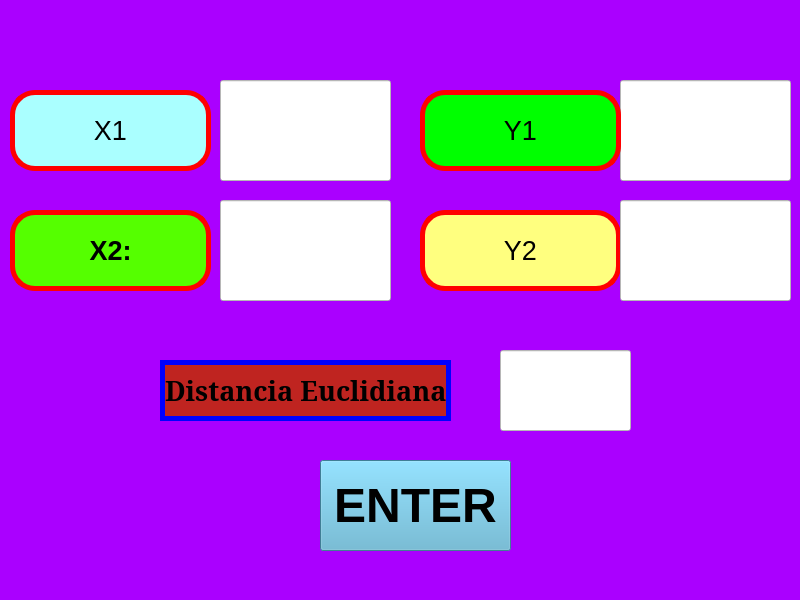
<?xml version="1.0" encoding="UTF-8"?>
<ui version="4.0">
 <class>MainWindow</class>
 <widget class="QMainWindow" name="MainWindow">
  <property name="geometry">
   <rect>
    <x>0</x>
    <y>0</y>
    <width>800</width>
    <height>600</height>
   </rect>
  </property>
  <property name="cursor">
   <cursorShape>CrossCursor</cursorShape>
  </property>
  <property name="windowTitle">
   <string>Manhattan</string>
  </property>
  <property name="windowIcon">
   <iconset>
    <normaloff>imagen/Imagenes/tumtum.jpeg</normaloff>imagen/Imagenes/tumtum.jpeg</iconset>
  </property>
  <property name="styleSheet">
   <string notr="true">background-color: rgb(170, 0, 255);


</string>
  </property>
  <widget class="QWidget" name="centralwidget">
   <widget class="QPushButton" name="btn_suma">
    <property name="geometry">
     <rect>
      <x>320</x>
      <y>460</y>
      <width>191</width>
      <height>91</height>
     </rect>
    </property>
    <property name="font">
     <font>
      <pointsize>36</pointsize>
      <weight>75</weight>
      <bold>true</bold>
     </font>
    </property>
    <property name="styleSheet">
     <string notr="true">border-color: rgb(197, 218, 249);
background-color: rgb(90, 176, 208);
</string>
    </property>
    <property name="text">
     <string>ENTER</string>
    </property>
    <property name="iconSize">
     <size>
      <width>33</width>
      <height>36</height>
     </size>
    </property>
   </widget>
   <widget class="QLineEdit" name="dis_man">
    <property name="geometry">
     <rect>
      <x>500</x>
      <y>350</y>
      <width>131</width>
      <height>81</height>
     </rect>
    </property>
    <property name="font">
     <font>
      <pointsize>36</pointsize>
     </font>
    </property>
    <property name="tabletTracking">
     <bool>true</bool>
    </property>
    <property name="styleSheet">
     <string notr="true">color: rgb(255, 85, 0);
background-color: rgb(255, 255, 255);</string>
    </property>
    <property name="text">
     <string/>
    </property>
    <property name="alignment">
     <set>Qt::AlignCenter</set>
    </property>
   </widget>
   <widget class="QLineEdit" name="txt_numx1">
    <property name="geometry">
     <rect>
      <x>220</x>
      <y>80</y>
      <width>171</width>
      <height>101</height>
     </rect>
    </property>
    <property name="font">
     <font>
      <family>MS Sans Serif</family>
      <pointsize>28</pointsize>
     </font>
    </property>
    <property name="tabletTracking">
     <bool>true</bool>
    </property>
    <property name="styleSheet">
     <string notr="true">color: rgb(255, 85, 0);
background-color: rgb(255, 255, 255);</string>
    </property>
    <property name="text">
     <string/>
    </property>
    <property name="alignment">
     <set>Qt::AlignCenter</set>
    </property>
   </widget>
   <widget class="QLabel" name="label">
    <property name="geometry">
     <rect>
      <x>10</x>
      <y>90</y>
      <width>201</width>
      <height>81</height>
     </rect>
    </property>
    <property name="font">
     <font>
      <family>MS UI Gothic</family>
      <pointsize>20</pointsize>
      <weight>50</weight>
      <bold>false</bold>
     </font>
    </property>
    <property name="styleSheet">
     <string notr="true">border-radius:25px;
border: 5px solid red;
background-color: rgb(170, 255, 255);</string>
    </property>
    <property name="text">
     <string>&lt;html&gt;&lt;head/&gt;&lt;body&gt;&lt;p&gt;X1&lt;/p&gt;&lt;/body&gt;&lt;/html&gt;</string>
    </property>
    <property name="alignment">
     <set>Qt::AlignCenter</set>
    </property>
   </widget>
   <widget class="QLabel" name="label_2">
    <property name="geometry">
     <rect>
      <x>160</x>
      <y>360</y>
      <width>291</width>
      <height>61</height>
     </rect>
    </property>
    <property name="font">
     <font>
      <family>MS Serif</family>
      <pointsize>20</pointsize>
      <weight>75</weight>
      <bold>true</bold>
     </font>
    </property>
    <property name="styleSheet">
     <string notr="true">
border: 5px solid blue;
background-color: rgb(191, 36, 32);</string>
    </property>
    <property name="text">
     <string>&lt;html&gt;&lt;head/&gt;&lt;body&gt;&lt;p&gt;Distancia Euclidiana&lt;/p&gt;&lt;/body&gt;&lt;/html&gt;</string>
    </property>
    <property name="alignment">
     <set>Qt::AlignCenter</set>
    </property>
   </widget>
   <widget class="QLineEdit" name="txt_numy1">
    <property name="geometry">
     <rect>
      <x>620</x>
      <y>80</y>
      <width>171</width>
      <height>101</height>
     </rect>
    </property>
    <property name="font">
     <font>
      <family>MS Sans Serif</family>
      <pointsize>28</pointsize>
     </font>
    </property>
    <property name="tabletTracking">
     <bool>true</bool>
    </property>
    <property name="styleSheet">
     <string notr="true">color: rgb(255, 85, 0);
background-color: rgb(255, 255, 255);</string>
    </property>
    <property name="text">
     <string/>
    </property>
    <property name="alignment">
     <set>Qt::AlignCenter</set>
    </property>
   </widget>
   <widget class="QLabel" name="label_3">
    <property name="geometry">
     <rect>
      <x>420</x>
      <y>90</y>
      <width>201</width>
      <height>81</height>
     </rect>
    </property>
    <property name="font">
     <font>
      <family>MS UI Gothic</family>
      <pointsize>20</pointsize>
      <weight>50</weight>
      <bold>false</bold>
     </font>
    </property>
    <property name="styleSheet">
     <string notr="true">border-radius:25px;
border: 5px solid red;
background-color: rgb(0, 255, 0);</string>
    </property>
    <property name="text">
     <string>&lt;html&gt;&lt;head/&gt;&lt;body&gt;&lt;p&gt;Y1&lt;/p&gt;&lt;/body&gt;&lt;/html&gt;</string>
    </property>
    <property name="alignment">
     <set>Qt::AlignCenter</set>
    </property>
   </widget>
   <widget class="QLabel" name="label_4">
    <property name="geometry">
     <rect>
      <x>10</x>
      <y>210</y>
      <width>201</width>
      <height>81</height>
     </rect>
    </property>
    <property name="font">
     <font>
      <family>MS UI Gothic</family>
      <pointsize>20</pointsize>
      <weight>50</weight>
      <bold>false</bold>
     </font>
    </property>
    <property name="styleSheet">
     <string notr="true">border-radius:25px;
border: 5px solid red;
background-color: rgb(85, 255, 0);</string>
    </property>
    <property name="text">
     <string>&lt;html&gt;&lt;head/&gt;&lt;body&gt;&lt;p&gt;&lt;span style=&quot; font-weight:600;&quot;&gt;X2:&lt;/span&gt;&lt;/p&gt;&lt;/body&gt;&lt;/html&gt;</string>
    </property>
    <property name="alignment">
     <set>Qt::AlignCenter</set>
    </property>
   </widget>
   <widget class="QLabel" name="label_5">
    <property name="geometry">
     <rect>
      <x>420</x>
      <y>210</y>
      <width>201</width>
      <height>81</height>
     </rect>
    </property>
    <property name="font">
     <font>
      <family>MS UI Gothic</family>
      <pointsize>20</pointsize>
      <weight>50</weight>
      <bold>false</bold>
     </font>
    </property>
    <property name="styleSheet">
     <string notr="true">border-radius:25px;
border: 5px solid red;
background-color: rgb(255, 255, 127);</string>
    </property>
    <property name="text">
     <string>&lt;html&gt;&lt;head/&gt;&lt;body&gt;&lt;p&gt;Y2&lt;/p&gt;&lt;/body&gt;&lt;/html&gt;</string>
    </property>
    <property name="alignment">
     <set>Qt::AlignCenter</set>
    </property>
   </widget>
   <widget class="QLineEdit" name="txt_numy2">
    <property name="geometry">
     <rect>
      <x>620</x>
      <y>200</y>
      <width>171</width>
      <height>101</height>
     </rect>
    </property>
    <property name="font">
     <font>
      <family>MS Sans Serif</family>
      <pointsize>28</pointsize>
     </font>
    </property>
    <property name="tabletTracking">
     <bool>true</bool>
    </property>
    <property name="styleSheet">
     <string notr="true">color: rgb(255, 85, 0);
background-color: rgb(255, 255, 255);</string>
    </property>
    <property name="text">
     <string/>
    </property>
    <property name="alignment">
     <set>Qt::AlignCenter</set>
    </property>
   </widget>
   <widget class="QLineEdit" name="txt_numx2">
    <property name="geometry">
     <rect>
      <x>220</x>
      <y>200</y>
      <width>171</width>
      <height>101</height>
     </rect>
    </property>
    <property name="font">
     <font>
      <family>MS Sans Serif</family>
      <pointsize>28</pointsize>
     </font>
    </property>
    <property name="tabletTracking">
     <bool>true</bool>
    </property>
    <property name="styleSheet">
     <string notr="true">color: rgb(255, 85, 0);
background-color: rgb(255, 255, 255);</string>
    </property>
    <property name="text">
     <string/>
    </property>
    <property name="alignment">
     <set>Qt::AlignCenter</set>
    </property>
   </widget>
   <widget class="QLabel" name="label_6">
    <property name="geometry">
     <rect>
      <x>10</x>
      <y>0</y>
      <width>71</width>
      <height>71</height>
     </rect>
    </property>
    <property name="text">
     <string/>
    </property>
    <property name="pixmap">
     <pixmap resource="recursos_proyecto.qrc">:/NUMEROS/Imagenes/Boca_Juniors_logo18.svg.png</pixmap>
    </property>
    <property name="scaledContents">
     <bool>true</bool>
    </property>
   </widget>
   <widget class="QLabel" name="label_7">
    <property name="geometry">
     <rect>
      <x>90</x>
      <y>0</y>
      <width>571</width>
      <height>61</height>
     </rect>
    </property>
    <property name="text">
     <string/>
    </property>
    <property name="pixmap">
     <pixmap resource="recursos_proyecto.qrc">:/UAT_FIANS/Imagenes/FIANS.png</pixmap>
    </property>
    <property name="scaledContents">
     <bool>true</bool>
    </property>
   </widget>
   <widget class="QLabel" name="label_8">
    <property name="geometry">
     <rect>
      <x>660</x>
      <y>0</y>
      <width>131</width>
      <height>71</height>
     </rect>
    </property>
    <property name="text">
     <string/>
    </property>
    <property name="pixmap">
     <pixmap resource="recursos_proyecto.qrc">:/LOGO/Imagenes/HD-wallpaper-bob-esponja-mafioso-bob-esponja-gangster-mafioso-meme.jpg</pixmap>
    </property>
    <property name="scaledContents">
     <bool>true</bool>
    </property>
   </widget>
  </widget>
  <widget class="QMenuBar" name="menubar">
   <property name="geometry">
    <rect>
     <x>0</x>
     <y>0</y>
     <width>800</width>
     <height>22</height>
    </rect>
   </property>
  </widget>
  <widget class="QStatusBar" name="statusbar"/>
 </widget>
 <resources>
  <include location="recursos_proyecto.qrc"/>
 </resources>
 <connections/>
</ui>
